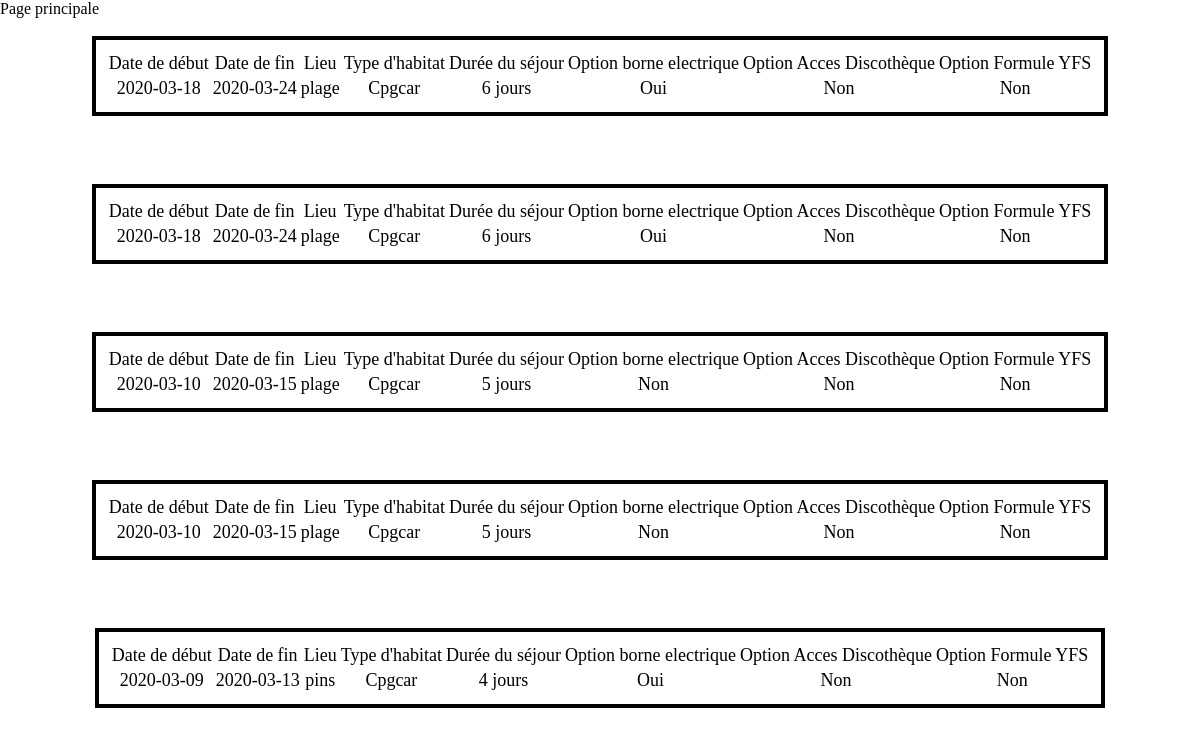
Page /planning.php (signed in) on the committed database.
### tables this page shows
CREATE TABLE IF NOT EXISTS `reservationplace` (
  `id` int(11) NOT NULL AUTO_INCREMENT,
  `datedebut` date DEFAULT NULL,
  `datefin` date DEFAULT NULL,
  `emplacement` varchar(25) NOT NULL,
  `habitat` varchar(25) NOT NULL,
  `dureesejour` int(11) NOT NULL,
  `borne` varchar(25) NOT NULL,
  `disco` varchar(25) NOT NULL,
  `yfs` varchar(25) NOT NULL,
  `prixtotal` int(25) NOT NULL,
  `id_utilisateur` int(11) NOT NULL,
  PRIMARY KEY (`id`)
);

### planning.php (the view, shortened to what this page needs)
<html>
<head>
<link rel="stylesheet" href="camping.css">
</head>
<?php
if(isset($_SESSION['login'])){
    echo '<a href="index.php">Page principale</a><br/><br/>';
$connexion=mysqli_connect("Localhost","root","","camping");
$requete="SELECT * FROM reservationplace INNER JOIN utilisateurs ON reservationplace.id_utilisateur=utilisateurs.Id ORDER BY datedebut DESC";
$query=mysqli_query($connexion,$requete);
$resultat=mysqli_fetch_all($query);
foreach($resultat as $ligne){
    $datedebut=$ligne[1];
    $datefin=$ligne[2];
    $emplacement=$ligne[3];
    $habitat=ucfirst($ligne[4]);
    $duree=$ligne[5];
    $borne=ucfirst($ligne[6]);
    $disco=ucfirst($ligne[7]);
    $yfs=ucfirst($ligne[8]);
echo "<table class='tableplanning'><thead>
<td>Date de début</td>
<td>Date de fin</td>
<td>Lieu</td>
<td>Type d'habitat</td>
<td>Durée du séjour</td>
<td>Option borne electrique</td>
<td>Option Acces Discothèque</td>
<td>Option Formule YFS</td>";
echo
"</thead>
<tr>
<td>$datedebut</td>
<td>$datefin</td>
<td>$emplacement</td>
<td>$habitat</td>
<td>$duree jours</td>
<td>$borne</td>
<td>$disco</td>
<td>$yfs</td>";
echo
"</tr>
</table><br/>";
}
}
else{
    header('location:connexion.php');
}
?>
</html>

### camping.css (style rules this page uses)
table { font-size: 1.5vw; margin:0px auto 50px; text-align: left; border: 4px black solid; text-align: center; padding:10px; }
a { color: rgb(0, 0, 0); text-decoration: none; }

### rows in the picture
reservationplace: datedebut "2020-03-18", datefin "2020-03-24", emplacement "plage", habitat "Cpgcar", dureesejour "6", borne "Oui", disco "Non", yfs "Non"
reservationplace: datedebut "2020-03-18", datefin "2020-03-24", emplacement "plage", habitat "Cpgcar", dureesejour "6", borne "Oui", disco "Non", yfs "Non"
reservationplace: datedebut "2020-03-10", datefin "2020-03-15", emplacement "plage", habitat "Cpgcar", dureesejour "5", borne "Non", disco "Non", yfs "Non"
reservationplace: datedebut "2020-03-10", datefin "2020-03-15", emplacement "plage", habitat "Cpgcar", dureesejour "5", borne "Non", disco "Non", yfs "Non"
reservationplace: datedebut "2020-03-09", datefin "2020-03-13", emplacement "pins", habitat "Cpgcar", dureesejour "4", borne "Oui", disco "Non", yfs "Non"
